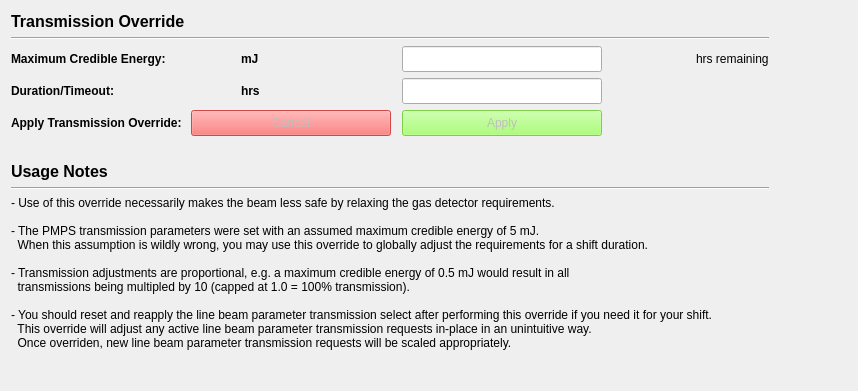
<?xml version="1.0" encoding="UTF-8"?>
<ui version="4.0">
 <class>Form</class>
 <widget class="QWidget" name="Form">
  <property name="geometry">
   <rect>
    <x>0</x>
    <y>0</y>
    <width>858</width>
    <height>391</height>
   </rect>
  </property>
  <property name="windowTitle">
   <string>Form</string>
  </property>
  <layout class="QGridLayout" name="gridLayout">
   <item row="3" column="2">
    <widget class="PyDMLineEdit" name="jf_duration_set">
     <property name="sizePolicy">
      <sizepolicy hsizetype="Preferred" vsizetype="Fixed">
       <horstretch>0</horstretch>
       <verstretch>0</verstretch>
      </sizepolicy>
     </property>
     <property name="minimumSize">
      <size>
       <width>200</width>
       <height>26</height>
      </size>
     </property>
     <property name="maximumSize">
      <size>
       <width>200</width>
       <height>16777215</height>
      </size>
     </property>
     <property name="toolTip">
      <string/>
     </property>
     <property name="precision" stdset="0">
      <number>2</number>
     </property>
     <property name="showUnits" stdset="0">
      <bool>false</bool>
     </property>
     <property name="precisionFromPV" stdset="0">
      <bool>false</bool>
     </property>
     <property name="alarmSensitiveContent" stdset="0">
      <bool>false</bool>
     </property>
     <property name="alarmSensitiveBorder" stdset="0">
      <bool>true</bool>
     </property>
     <property name="PyDMToolTip" stdset="0">
      <string/>
     </property>
     <property name="channel" stdset="0">
      <string>ca://${line_arbiter_prefix}DurationJF</string>
     </property>
    </widget>
   </item>
   <item row="0" column="4">
    <spacer name="horizontalSpacer">
     <property name="orientation">
      <enum>Qt::Horizontal</enum>
     </property>
     <property name="sizeHint" stdset="0">
      <size>
       <width>40</width>
       <height>20</height>
      </size>
     </property>
    </spacer>
   </item>
   <item row="4" column="0">
    <widget class="QLabel" name="label_24">
     <property name="font">
      <font>
       <weight>75</weight>
       <bold>true</bold>
      </font>
     </property>
     <property name="toolTip">
      <string>&lt;html&gt;&lt;head/&gt;&lt;body&gt;&lt;p&gt;Click &amp;quot;apply&amp;quot; to start the transmission override mode. Click &amp;quot;cancel&amp;quot; to return to the normal protection mode.&lt;/p&gt;&lt;/body&gt;&lt;/html&gt;</string>
     </property>
     <property name="text">
      <string>Apply Transmission Override:</string>
     </property>
    </widget>
   </item>
   <item row="4" column="1">
    <widget class="PyDMPushButton" name="jf_cancel">
     <property name="enabled">
      <bool>false</bool>
     </property>
     <property name="minimumSize">
      <size>
       <width>200</width>
       <height>26</height>
      </size>
     </property>
     <property name="maximumSize">
      <size>
       <width>200</width>
       <height>16777215</height>
      </size>
     </property>
     <property name="toolTip">
      <string/>
     </property>
     <property name="styleSheet">
      <string notr="true">QPushButton { background-color: rgb(255, 85, 85) }</string>
     </property>
     <property name="text">
      <string>Cancel</string>
     </property>
     <property name="alarmSensitiveContent" stdset="0">
      <bool>false</bool>
     </property>
     <property name="alarmSensitiveBorder" stdset="0">
      <bool>false</bool>
     </property>
     <property name="PyDMToolTip" stdset="0">
      <string/>
     </property>
     <property name="channel" stdset="0">
      <string>ca://${line_arbiter_prefix}CancelJF</string>
     </property>
     <property name="passwordProtected" stdset="0">
      <bool>false</bool>
     </property>
     <property name="password" stdset="0">
      <string/>
     </property>
     <property name="protectedPassword" stdset="0">
      <string/>
     </property>
     <property name="showConfirmDialog" stdset="0">
      <bool>false</bool>
     </property>
     <property name="confirmMessage" stdset="0">
      <string>Are you sure you want to proceed?</string>
     </property>
     <property name="pressValue" stdset="0">
      <string>1</string>
     </property>
     <property name="releaseValue" stdset="0">
      <string>None</string>
     </property>
     <property name="relativeChange" stdset="0">
      <bool>false</bool>
     </property>
     <property name="writeWhenRelease" stdset="0">
      <bool>false</bool>
     </property>
    </widget>
   </item>
   <item row="2" column="2">
    <widget class="PyDMLineEdit" name="jf_cred_energy_set">
     <property name="sizePolicy">
      <sizepolicy hsizetype="Preferred" vsizetype="Fixed">
       <horstretch>0</horstretch>
       <verstretch>0</verstretch>
      </sizepolicy>
     </property>
     <property name="minimumSize">
      <size>
       <width>200</width>
       <height>26</height>
      </size>
     </property>
     <property name="maximumSize">
      <size>
       <width>200</width>
       <height>16777215</height>
      </size>
     </property>
     <property name="toolTip">
      <string/>
     </property>
     <property name="precision" stdset="0">
      <number>0</number>
     </property>
     <property name="showUnits" stdset="0">
      <bool>true</bool>
     </property>
     <property name="precisionFromPV" stdset="0">
      <bool>true</bool>
     </property>
     <property name="alarmSensitiveContent" stdset="0">
      <bool>false</bool>
     </property>
     <property name="alarmSensitiveBorder" stdset="0">
      <bool>true</bool>
     </property>
     <property name="PyDMToolTip" stdset="0">
      <string/>
     </property>
     <property name="channel" stdset="0">
      <string>ca://${line_arbiter_prefix}IntensityJF</string>
     </property>
    </widget>
   </item>
   <item row="0" column="0">
    <widget class="QLabel" name="label_29">
     <property name="font">
      <font>
       <pointsize>12</pointsize>
       <weight>75</weight>
       <bold>true</bold>
      </font>
     </property>
     <property name="toolTip">
      <string>&lt;html&gt;&lt;head/&gt;&lt;body&gt;&lt;p&gt;Use this section to globally relax the transmission requirements. The transmission requirements are designed to protect us from a 5mJ beam. If your beam is substantially weaker than 5mJ, you can put in the maximum credible energy here to temporarily adjust all of the transmission protections to compensate.&lt;/p&gt;&lt;/body&gt;&lt;/html&gt;</string>
     </property>
     <property name="text">
      <string>Transmission Override</string>
     </property>
    </widget>
   </item>
   <item row="9" column="0">
    <spacer name="verticalSpacer">
     <property name="orientation">
      <enum>Qt::Vertical</enum>
     </property>
     <property name="sizeHint" stdset="0">
      <size>
       <width>20</width>
       <height>40</height>
      </size>
     </property>
    </spacer>
   </item>
   <item row="2" column="0">
    <widget class="QLabel" name="label_22">
     <property name="font">
      <font>
       <weight>75</weight>
       <bold>true</bold>
      </font>
     </property>
     <property name="toolTip">
      <string>&lt;html&gt;&lt;head/&gt;&lt;body&gt;&lt;p&gt;Readback and setpoint for the maximum credible energy in the context of a transmission override. If this is 5mJ, then we will use the maximum transmission protections. If this is set to lower than 5mJ and applied, then we will adjust all transmission protections proportionally.&lt;/p&gt;&lt;p&gt;Note that if we already have a transmission override applied, adjusting this parameter further will update the protection threshold, live.&lt;/p&gt;&lt;/body&gt;&lt;/html&gt;</string>
     </property>
     <property name="text">
      <string>Maximum Credible Energy:</string>
     </property>
    </widget>
   </item>
   <item row="7" column="0" colspan="4">
    <widget class="Line" name="line_2">
     <property name="orientation">
      <enum>Qt::Horizontal</enum>
     </property>
    </widget>
   </item>
   <item row="1" column="0" colspan="4">
    <widget class="Line" name="line">
     <property name="orientation">
      <enum>Qt::Horizontal</enum>
     </property>
    </widget>
   </item>
   <item row="2" column="1">
    <layout class="QHBoxLayout" name="horizontalLayout_5">
     <property name="spacing">
      <number>0</number>
     </property>
     <item>
      <widget class="PyDMLabel" name="jf_cred_energy">
       <property name="minimumSize">
        <size>
         <width>50</width>
         <height>26</height>
        </size>
       </property>
       <property name="maximumSize">
        <size>
         <width>50</width>
         <height>26</height>
        </size>
       </property>
       <property name="toolTip">
        <string/>
       </property>
       <property name="precision" stdset="0">
        <number>0</number>
       </property>
       <property name="showUnits" stdset="0">
        <bool>false</bool>
       </property>
       <property name="precisionFromPV" stdset="0">
        <bool>true</bool>
       </property>
       <property name="alarmSensitiveContent" stdset="0">
        <bool>false</bool>
       </property>
       <property name="alarmSensitiveBorder" stdset="0">
        <bool>true</bool>
       </property>
       <property name="PyDMToolTip" stdset="0">
        <string/>
       </property>
       <property name="channel" stdset="0">
        <string>ca://${line_arbiter_prefix}IntensityJF_RBV</string>
       </property>
      </widget>
     </item>
     <item>
      <widget class="QLabel" name="label_26">
       <property name="minimumSize">
        <size>
         <width>25</width>
         <height>0</height>
        </size>
       </property>
       <property name="maximumSize">
        <size>
         <width>25</width>
         <height>16777215</height>
        </size>
       </property>
       <property name="font">
        <font>
         <weight>75</weight>
         <bold>true</bold>
        </font>
       </property>
       <property name="text">
        <string>mJ</string>
       </property>
      </widget>
     </item>
     <item>
      <spacer name="horizontalSpacer_3">
       <property name="orientation">
        <enum>Qt::Horizontal</enum>
       </property>
       <property name="sizeType">
        <enum>QSizePolicy::Fixed</enum>
       </property>
       <property name="sizeHint" stdset="0">
        <size>
         <width>130</width>
         <height>20</height>
        </size>
       </property>
      </spacer>
     </item>
    </layout>
   </item>
   <item row="6" column="0">
    <widget class="QLabel" name="label_31">
     <property name="font">
      <font>
       <pointsize>12</pointsize>
       <weight>75</weight>
       <bold>true</bold>
      </font>
     </property>
     <property name="toolTip">
      <string/>
     </property>
     <property name="text">
      <string>Usage Notes</string>
     </property>
    </widget>
   </item>
   <item row="3" column="1">
    <layout class="QHBoxLayout" name="horizontalLayout_9">
     <property name="spacing">
      <number>0</number>
     </property>
     <item>
      <widget class="PyDMLabel" name="jf_duration">
       <property name="minimumSize">
        <size>
         <width>50</width>
         <height>26</height>
        </size>
       </property>
       <property name="maximumSize">
        <size>
         <width>50</width>
         <height>16777215</height>
        </size>
       </property>
       <property name="toolTip">
        <string/>
       </property>
       <property name="precision" stdset="0">
        <number>2</number>
       </property>
       <property name="showUnits" stdset="0">
        <bool>false</bool>
       </property>
       <property name="precisionFromPV" stdset="0">
        <bool>false</bool>
       </property>
       <property name="alarmSensitiveContent" stdset="0">
        <bool>false</bool>
       </property>
       <property name="alarmSensitiveBorder" stdset="0">
        <bool>true</bool>
       </property>
       <property name="PyDMToolTip" stdset="0">
        <string/>
       </property>
       <property name="channel" stdset="0">
        <string>ca://${line_arbiter_prefix}DurationJF_RBV</string>
       </property>
      </widget>
     </item>
     <item>
      <widget class="QLabel" name="label_25">
       <property name="minimumSize">
        <size>
         <width>25</width>
         <height>0</height>
        </size>
       </property>
       <property name="maximumSize">
        <size>
         <width>25</width>
         <height>16777215</height>
        </size>
       </property>
       <property name="font">
        <font>
         <weight>75</weight>
         <bold>true</bold>
        </font>
       </property>
       <property name="text">
        <string>hrs</string>
       </property>
      </widget>
     </item>
     <item>
      <spacer name="horizontalSpacer_4">
       <property name="orientation">
        <enum>Qt::Horizontal</enum>
       </property>
       <property name="sizeType">
        <enum>QSizePolicy::Fixed</enum>
       </property>
       <property name="sizeHint" stdset="0">
        <size>
         <width>130</width>
         <height>20</height>
        </size>
       </property>
      </spacer>
     </item>
    </layout>
   </item>
   <item row="5" column="0">
    <spacer name="horizontalSpacer_5">
     <property name="orientation">
      <enum>Qt::Horizontal</enum>
     </property>
     <property name="sizeType">
      <enum>QSizePolicy::Fixed</enum>
     </property>
     <property name="sizeHint" stdset="0">
      <size>
       <width>40</width>
       <height>20</height>
      </size>
     </property>
    </spacer>
   </item>
   <item row="2" column="3">
    <layout class="QHBoxLayout" name="horizontalLayout_11">
     <item>
      <widget class="PyDMByteIndicator" name="jf_active_byte">
       <property name="sizePolicy">
        <sizepolicy hsizetype="Fixed" vsizetype="Fixed">
         <horstretch>0</horstretch>
         <verstretch>0</verstretch>
        </sizepolicy>
       </property>
       <property name="minimumSize">
        <size>
         <width>26</width>
         <height>26</height>
        </size>
       </property>
       <property name="maximumSize">
        <size>
         <width>26</width>
         <height>26</height>
        </size>
       </property>
       <property name="toolTip">
        <string/>
       </property>
       <property name="alarmSensitiveContent" stdset="0">
        <bool>false</bool>
       </property>
       <property name="alarmSensitiveBorder" stdset="0">
        <bool>true</bool>
       </property>
       <property name="PyDMToolTip" stdset="0">
        <string/>
       </property>
       <property name="channel" stdset="0">
        <string>ca://${line_arbiter_prefix}ApplyJF_RBV</string>
       </property>
       <property name="showLabels" stdset="0">
        <bool>false</bool>
       </property>
       <property name="bigEndian" stdset="0">
        <bool>false</bool>
       </property>
       <property name="circles" stdset="0">
        <bool>true</bool>
       </property>
       <property name="numBits" stdset="0">
        <number>1</number>
       </property>
       <property name="shift" stdset="0">
        <number>0</number>
       </property>
       <property name="labels" stdset="0">
        <stringlist>
         <string>Bit 0</string>
        </stringlist>
       </property>
      </widget>
     </item>
     <item>
      <widget class="PyDMLabel" name="jf_time_remaining">
       <property name="minimumSize">
        <size>
         <width>50</width>
         <height>26</height>
        </size>
       </property>
       <property name="maximumSize">
        <size>
         <width>50</width>
         <height>16777215</height>
        </size>
       </property>
       <property name="toolTip">
        <string/>
       </property>
       <property name="precision" stdset="0">
        <number>2</number>
       </property>
       <property name="showUnits" stdset="0">
        <bool>false</bool>
       </property>
       <property name="precisionFromPV" stdset="0">
        <bool>false</bool>
       </property>
       <property name="alarmSensitiveContent" stdset="0">
        <bool>false</bool>
       </property>
       <property name="alarmSensitiveBorder" stdset="0">
        <bool>true</bool>
       </property>
       <property name="PyDMToolTip" stdset="0">
        <string/>
       </property>
       <property name="channel" stdset="0">
        <string>ca://${line_arbiter_prefix}TimeRemainJF_RBV</string>
       </property>
      </widget>
     </item>
     <item>
      <widget class="QLabel" name="label_27">
       <property name="maximumSize">
        <size>
         <width>125</width>
         <height>16777215</height>
        </size>
       </property>
       <property name="font">
        <font>
         <weight>50</weight>
         <bold>false</bold>
        </font>
       </property>
       <property name="text">
        <string>hrs remaining</string>
       </property>
      </widget>
     </item>
    </layout>
   </item>
   <item row="3" column="0">
    <widget class="QLabel" name="label_23">
     <property name="font">
      <font>
       <weight>75</weight>
       <bold>true</bold>
      </font>
     </property>
     <property name="toolTip">
      <string>&lt;html&gt;&lt;head/&gt;&lt;body&gt;&lt;p&gt;This is the timeout after which we will remove our transmission override. It is intended to be overridden for the length of a single shift.&lt;/p&gt;&lt;/body&gt;&lt;/html&gt;</string>
     </property>
     <property name="text">
      <string>Duration/Timeout:</string>
     </property>
    </widget>
   </item>
   <item row="8" column="0" colspan="4">
    <widget class="QLabel" name="label">
     <property name="text">
      <string>- Use of this override necessarily makes the beam less safe by relaxing the gas detector requirements.

- The PMPS transmission parameters were set with an assumed maximum credible energy of 5 mJ.
  When this assumption is wildly wrong, you may use this override to globally adjust the requirements for a shift duration.

- Transmission adjustments are proportional, e.g. a maximum credible energy of 0.5 mJ would result in all
  transmissions being multipled by 10 (capped at 1.0 = 100% transmission).

- You should reset and reapply the line beam parameter transmission select after performing this override if you need it for your shift.
  This override will adjust any active line beam parameter transmission requests in-place in an unintuitive way.
  Once overriden, new line beam parameter transmission requests will be scaled appropriately.</string>
     </property>
    </widget>
   </item>
   <item row="4" column="2">
    <widget class="PyDMPushButton" name="jf_apply_2">
     <property name="enabled">
      <bool>false</bool>
     </property>
     <property name="minimumSize">
      <size>
       <width>200</width>
       <height>26</height>
      </size>
     </property>
     <property name="maximumSize">
      <size>
       <width>200</width>
       <height>26</height>
      </size>
     </property>
     <property name="toolTip">
      <string/>
     </property>
     <property name="styleSheet">
      <string notr="true">QPushButton { background-color: rgb(148, 255, 85) }</string>
     </property>
     <property name="text">
      <string>Apply</string>
     </property>
     <property name="alarmSensitiveContent" stdset="0">
      <bool>false</bool>
     </property>
     <property name="alarmSensitiveBorder" stdset="0">
      <bool>false</bool>
     </property>
     <property name="PyDMToolTip" stdset="0">
      <string/>
     </property>
     <property name="channel" stdset="0">
      <string>ca://${line_arbiter_prefix}ApplyJF</string>
     </property>
     <property name="passwordProtected" stdset="0">
      <bool>false</bool>
     </property>
     <property name="password" stdset="0">
      <string/>
     </property>
     <property name="protectedPassword" stdset="0">
      <string/>
     </property>
     <property name="showConfirmDialog" stdset="0">
      <bool>true</bool>
     </property>
     <property name="confirmMessage" stdset="0">
      <string>Warning: this override will adjust transmission requirements globally, making the beam much stronger. Are you sure you wish to proceed?</string>
     </property>
     <property name="pressValue" stdset="0">
      <string>1</string>
     </property>
     <property name="releaseValue" stdset="0">
      <string>None</string>
     </property>
     <property name="relativeChange" stdset="0">
      <bool>false</bool>
     </property>
     <property name="writeWhenRelease" stdset="0">
      <bool>false</bool>
     </property>
    </widget>
   </item>
  </layout>
 </widget>
 <customwidgets>
  <customwidget>
   <class>PyDMLabel</class>
   <extends>QLabel</extends>
   <header>pydm.widgets.label</header>
  </customwidget>
  <customwidget>
   <class>PyDMByteIndicator</class>
   <extends>QWidget</extends>
   <header>pydm.widgets.byte</header>
  </customwidget>
  <customwidget>
   <class>PyDMLineEdit</class>
   <extends>QLineEdit</extends>
   <header>pydm.widgets.line_edit</header>
  </customwidget>
  <customwidget>
   <class>PyDMPushButton</class>
   <extends>QPushButton</extends>
   <header>pydm.widgets.pushbutton</header>
  </customwidget>
 </customwidgets>
 <resources/>
 <connections/>
</ui>
